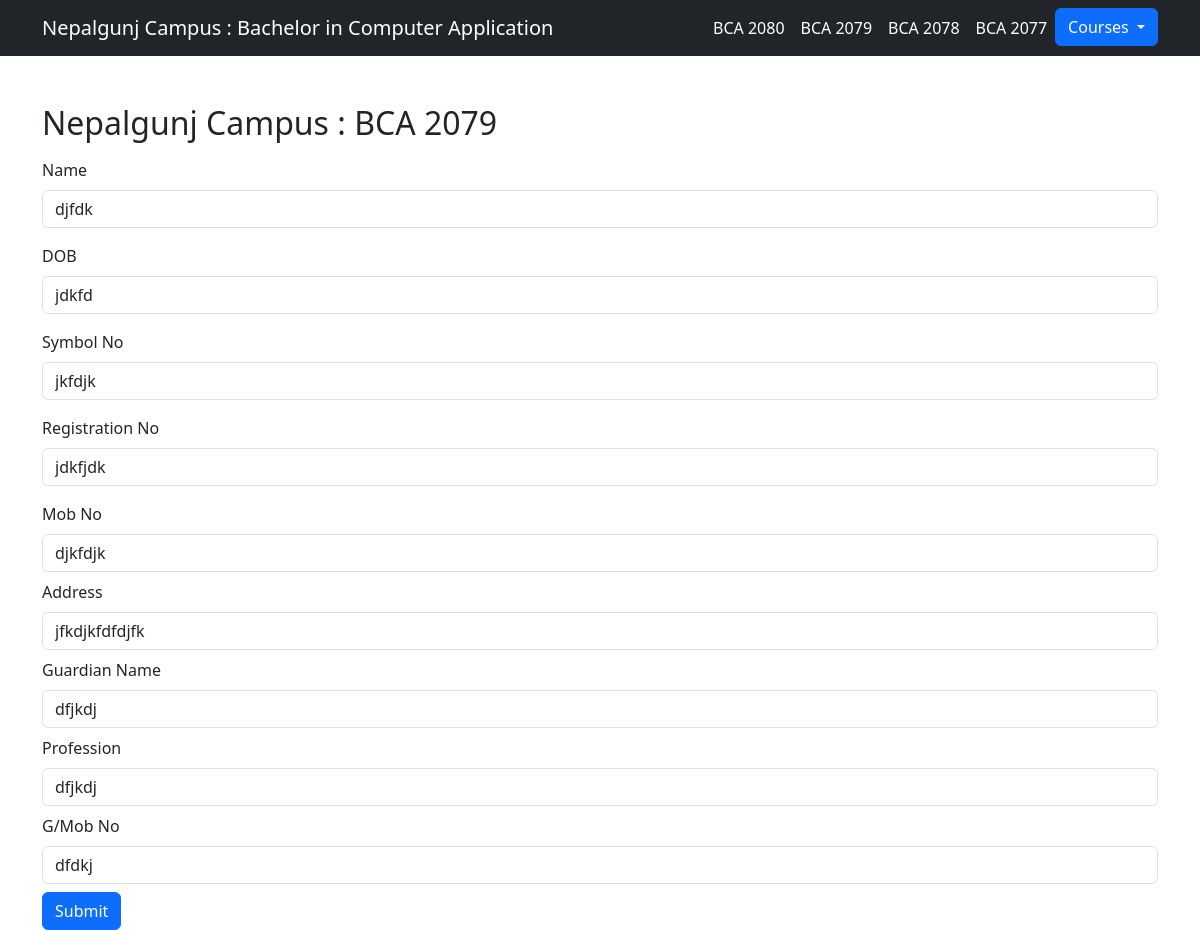
/bca/formbca79/editbca79/1, run on the app's committed database.
### bca/models.py (models this page shows, shortened)
class Bca_2079(models.Model):
    name = models.CharField(max_length=50)
    dob = models.CharField(max_length=30)
    symbol = models.CharField(max_length=20)
    reg = models.CharField(max_length=50)
    mob = models.CharField(max_length=10)
    add = models.CharField(max_length=60)
    guardian = models.CharField(max_length=50)
    prof = models.CharField(max_length=50)
    mobs = models.CharField(max_length=10)
    class Meta:
        db_table = "bca2079"

### bca/views.py (the view, shortened to what this page needs)
# urls.py: path("/formbca79/editbca79/<pk>", views.editbca79, name="editbca79"),
def editbca79(request, pk):
    dm = Bca_2079.objects.get(id=pk)
    return render(request, "bca/editbca79.html", {'dm':dm})

### bca/templates/bca/editbca79.html (shortened to what this page needs)
{% extends 'bca/base.html' %}
{% block content %}
  <body>
    <div class="container mt-5">
        <h2 class="mb-3">Nepalgunj Campus : BCA 2079</h2>
        <form action="{% url 'editbca79' dm.id %}" method="post">
            <div class="mb-3">
                <label class="form-label">Name</label>
                <input type="text" name="name" class="form-control" placeholder="enter name" value="{{dm.name}}">
            </div>
            <div class="mb-3">
                <label class="form-label">DOB</label>
                <input type="text" name="dob" class="form-control" placeholder="enter DOB" value="{{dm.dob}}">
            </div>
            <div class="mb-3">
                <label class="form-label">Symbol No</label>
                <input type="text" name="symbol" class="form-control"  placeholder="enter retail price" value="{{dm.symbol}}">
            </div>
            <div class="mb-3">
                <label class="form-label">Registration No</label>
                <input type="text" name="reg" class="form-control" placeholder="enter registration no" value="{{dm.reg}}">
            </div>
            <div class="mb-2">
                <label class="form-label">Mob No</label>
                <input type="text" name="mob" class="form-control" placeholder="enter mob no" value="{{dm.mob}}">
            </div>
            <div class="mb-2">
                <label class="form-label">Address</label>
                <input type="text" name="add" class="form-control" placeholder="enter address" value="{{dm.add}}">
            </div>
           <div class="mb-2">
                <label class="form-label">Guardian Name</label>
                <input type="text" name="guardian" class="form-control" placeholder="Guardian name" value="{{dm.guardian}}">
            </div>
          <div class="mb-2">
                <label class="form-label">Profession</label>
                <input type="text" name="prof" class="form-control" placeholder="enter profession" value="{{dm.prof}}">
            </div>
            <div class="mb-2">
                <label class="form-label">G/Mob No </label>
                <input type="text" name="mobs" class="form-control" placeholder="enter guardian mob no" value="{{dm.mobs}}">
            </div>
            <button type="submit" class="btn btn-primary">Submit</button>
        </form>
    </div>
</body>
{% endblock %}

### data on the page
Bca_2079: name "djfdk", dob "jdkfd", symbol "jkfdjk", reg "jdkfjdk", mob "djkfdjk", add "jfkdjkfdfdjfk", guardian "dfjkdj", prof "dfjkdj", mobs "dfdkj"
